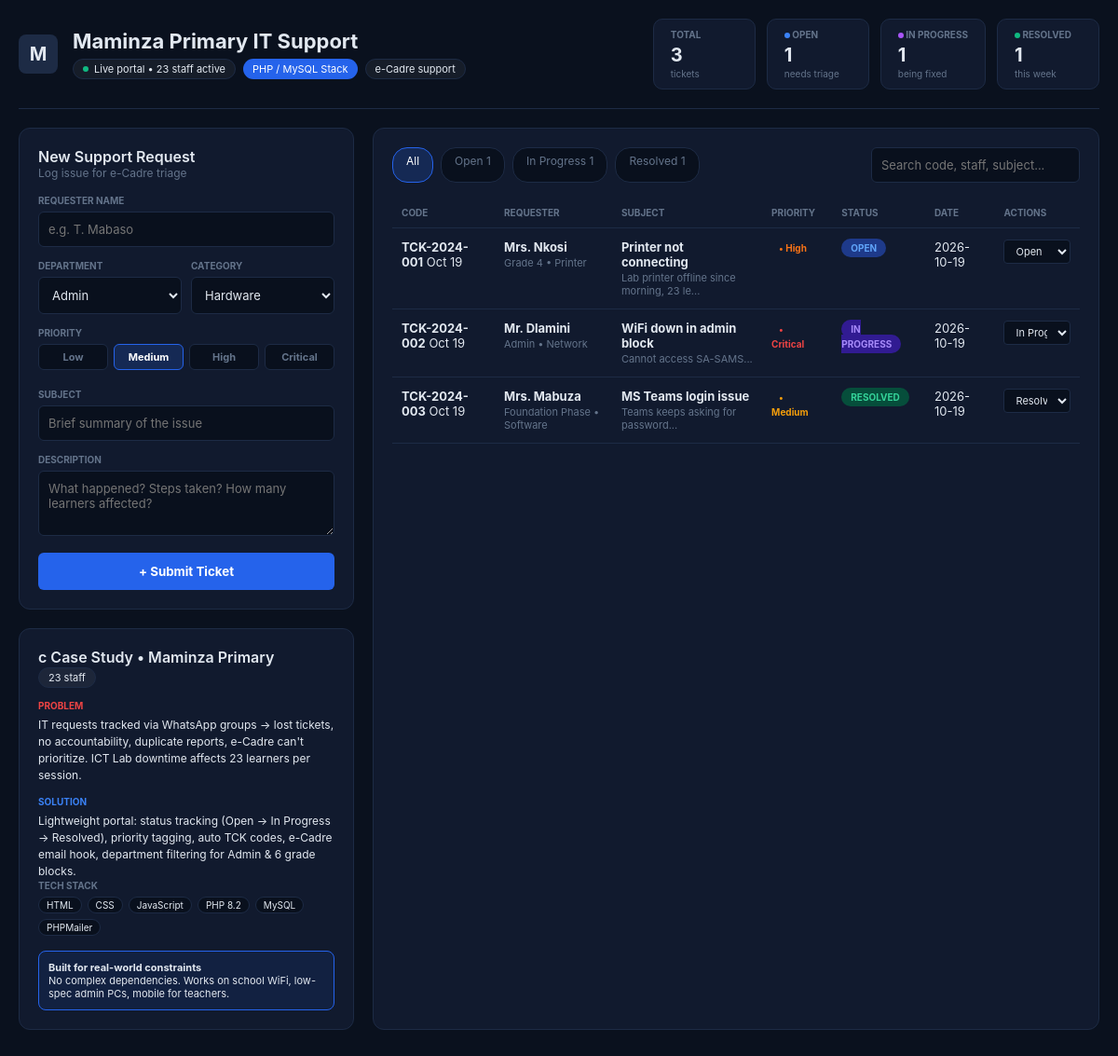
The page / on the database its author committed.
### tables this page shows
CREATE TABLE IF NOT EXISTS tickets (
  id INT AUTO_INCREMENT PRIMARY KEY,
  ticket_code VARCHAR(20) UNIQUE NOT NULL,
  requester_name VARCHAR(100) NOT NULL,
  department VARCHAR(100) NOT NULL,
  category ENUM('Hardware','Software','Network','Email','Printer','Other') NOT NULL,
  priority ENUM('Low','Medium','High','Critical') NOT NULL DEFAULT 'Medium',
  subject VARCHAR(255) NOT NULL,
  description TEXT NOT NULL,
  status ENUM('Open','In Progress','Resolved','Closed') NOT NULL DEFAULT 'Open',
  assigned_to VARCHAR(100) DEFAULT 'e-Cadre Support',
  created_at TIMESTAMP DEFAULT CURRENT_TIMESTAMP,
  updated_at TIMESTAMP DEFAULT CURRENT_TIMESTAMP ON UPDATE CURRENT_TIMESTAMP
);

### index.php (the view, shortened to what this page needs)
<?php
require 'config.php';
$stmt = $pdo->query("SELECT status, COUNT(*) as c FROM tickets GROUP BY status");
$stats = $stmt->fetchAll(PDO::FETCH_KEY_PAIR);
$total = array_sum($stats);
$statusFilter = $_GET['status'] ?? '';
$searchQuery = $_GET['search'] ?? '';
$sql = "SELECT * FROM tickets WHERE status != 'Closed'";
$params = [];
$sql .= " ORDER BY created_at DESC";
$stmt = $pdo->prepare($sql);
$stmt->execute($params);
$tickets = $stmt->fetchAll();
?>
<!DOCTYPE html>
<html lang="en">
<head>
    <link rel="stylesheet" href="style.css">
</head>
<body>
    <div class="dashboard-wrapper">
        <header class="dashboard-header">
            <div class="header-brand">
                <div class="logo-box">M</div>
                <div>
                    <h1>Maminza Primary IT Support</h1>
                    <div class="badges">
                        <span class="badge-pill active"><span class="dot green"></span> Live portal • 23 staff active</span>
                        <span class="badge-pill blue">PHP / MySQL Stack</span>
                        <span class="badge-pill outline">e-Cadre support</span>
                    </div>
                </div>
            </div>
            <div class="header-stats">
                <div class="stat-card">
                    <span class="label">TOTAL</span>
                    <span class="value"><?= $total ?></span>
                    <span class="subtext">tickets</span>
                </div>
                <div class="stat-card">
                    <span class="label"><span class="dot blue"></span> OPEN</span>
                    <span class="value"><?= $stats['Open'] ?? 0 ?></span>
                    <span class="subtext">needs triage</span>
                </div>
                <div class="stat-card">
                    <span class="label"><span class="dot purple"></span> IN PROGRESS</span>
                    <span class="value"><?= $stats['In Progress'] ?? 0 ?></span>
                    <span class="subtext">being fixed</span>
                </div>
                <div class="stat-card">
                    <span class="label"><span class="dot green"></span> RESOLVED</span>
                    <span class="value"><?= $stats['Resolved'] ?? 0 ?></span>
                    <span class="subtext">this week</span>
                </div>
            </div>
        </header>
        <main class="dashboard-grid">
            <aside class="left-column">
                <section class="card-panel">
                    <div class="panel-header">
                        <div>
                            <h2>New Support Request</h2>
                            <p class="subtitle">Log issue for e-Cadre triage</p>
                        </div>
                    </div>
                    <form method="POST" class="ticket-form">
                        <div class="form-group">
                            <label>REQUESTER NAME</label>
                            <input type="text" name="name" placeholder="e.g. T. Mabaso" required>
                        </div>
                        <div class="form-row">
                            <div class="form-group">
                                <label>DEPARTMENT</label>
                                <select name="dept" required>
                                    <option value="Admin">Admin</option>
                                </select>
                            </div>
                            <div class="form-group">
                                <label>CATEGORY</label>
                                <select name="category" required>
                                    <option value="Hardware">Hardware</option>
                                </select>
                            </div>
                        </div>
                        <div class="form-group">
                            <label>PRIORITY</label>
                            <div class="priority-selector">
                                <label><input type="radio" name="priority" value="Low"> <span>Low</span></label>
                                <label><input type="radio" name="priority" value="Medium" checked> <span>Medium</span></label>
                                <label><input type="radio" name="priority" value="High"> <span>High</span></label>
                                <label><input type="radio" name="priority" value="Critical"> <span>Critical</span></label>
                            </div>
                        </div>
                        <div class="form-group">
                            <label>SUBJECT</label>
                            <input type="text" name="subject" placeholder="Brief summary of the issue" required>
                        </div>
                        <div class="form-group">
                            <label>DESCRIPTION</label>
                            <textarea name="desc" rows="3" placeholder="What happened? Steps taken? How many learners affected?" required></textarea>
                        </div>
                        <button type="submit" class="btn primary-btn">+ Submit Ticket</button>
                    </form>
                </section>
                <section class="card-panel case-study">
                    <div class="panel-header">
                        <h3><span class="icon">c</span> Case Study • Maminza Primary</h3>
                        <span class="badge-pill outline">23 staff</span>
                    </div>
                    <div class="timeline-item problem">
                        <strong class="title red">PROBLEM</strong>
                        <p>IT requests tracked via WhatsApp groups → lost tickets, no accountability, duplicate reports, e-Cadre can't prioritize. ICT Lab downtime affects 23 learners per session.</p>
                    </div>
                    <div class="timeline-item solution">
                        <strong class="title blue">SOLUTION</strong>
                        <p>Lightweight portal: status tracking (Open → In Progress → Resolved), priority tagging, auto TCK codes, e-Cadre email hook, department filtering for Admin & 6 grade blocks.</p>
                    </div>
                    <div class="tech-stack-section">
                        <strong class="title gray">TECH STACK</strong>
                        <div class="chips">
                            <span>HTML</span><span>CSS</span><span>JavaScript</span><span>PHP 8.2</span><span>MySQL</span><span>PHPMailer</span>
                        </div>
                    </div>
                    <div class="callout-box">
                        <strong>Built for real-world constraints</strong>
                        <p>No complex dependencies. Works on school WiFi, low-spec admin PCs, mobile for teachers.</p>
                    </div>
                </section>
            </aside>
            <section class="right-column card-panel">
                <div class="table-header">
                    <div class="filter-chips">
                        <a href="index.php" class="chip <?= !$statusFilter ? 'active' : '' ?>">All</a>
                        <a href="?status=Open" class="chip <?= $statusFilter === 'Open' ? 'active' : '' ?>">Open <?= isset($stats['Open']) ? $stats['Open'] : 0 ?></a>
                        <a href="?status=In Progress" class="chip <?= $statusFilter === 'In Progress' ? 'active' : '' ?>">In Progress <?= isset($stats['In Progress']) ? $stats['In Progress'] : 0 ?></a>
                        <a href="?status=Resolved" class="chip <?= $statusFilter === 'Resolved' ? 'active' : '' ?>">Resolved <?= isset($stats['Resolved']) ? $stats['Resolved'] : 0 ?></a>
                    </div>
                    <form method="GET" class="search-form">
                        <input type="text" name="search" placeholder="Search code, staff, subject..." value="<?= htmlspecialchars($searchQuery) ?>">
                    </form>
                </div>
                <div class="table-responsive">
                    <table>
                        <thead>
                            <tr>
                                <th>CODE</th>
                                <th>REQUESTER</th>
                                <th>SUBJECT</th>
                                <th>PRIORITY</th>
                                <th>STATUS</th>
                                <th>DATE</th>
                                <th>ACTIONS</th>
                            </tr>
                        </thead>
                        <tbody>
                            <?php if(empty($tickets)): ?>
                                <tr>
                                    <td colspan="7" class="text-center">No tickets found.</td>
                                </tr>
                            <?php else: ?>
                                <?php foreach($tickets as $t): ?>
                                    <tr>
                                        <td class="code-cell">
                                            <strong><?= htmlspecialchars($t['ticket_code']) ?></strong>
                                            <span class="time-ago"><?= date('M d', strtotime($t['created_at'])) ?></span>
                                        </td>
                                        <td>
                                            <strong><?= htmlspecialchars($t['requester_name']) ?></strong>
                                            <div class="subtext"><?= htmlspecialchars($t['department']) ?> • <?= htmlspecialchars($t['category']) ?></div>
                                        </td>
                                        <td>
                                            <strong><?= htmlspecialchars($t['subject']) ?></strong>
                                            <div class="subtext"><?= htmlspecialchars(substr($t['description'], 0, 40)) ?>...</div>
                                        </td>
                                        <td>
                                            <span class="priority-badge priority-<?= strtolower($t['priority']) ?>">
                                                • <?= htmlspecialchars($t['priority']) ?>
                                            </span>
                                        </td>
                                        <td>
                                            <span class="status-badge status-<?= str_replace(' ', '-', strtolower($t['status'])) ?>">
                                                <?= htmlspecialchars($t['status']) ?>
                                            </span>
                                        </td>
                                        <td><?= date('Y-m-d', strtotime($t['created_at'])) ?></td>
                                        <td>
                                            <form method="POST" style="display:inline-block;">
                                                <select name="status" onchange="this.form.submit()" class="status-dropdown">
                                                    <option value="Open" <?= $t['status'] === 'Open' ? 'selected' : '' ?>>Open</option>
                                                    <option value="In Progress" <?= $t['status'] === 'In Progress' ? 'selected' : '' ?>>In Progress</option>
                                                    <option value="Resolved" <?= $t['status'] === 'Resolved' ? 'selected' : '' ?>>Resolved</option>
                                                </select>
                                            </form>
                                        </td>
                                    </tr>
                                <?php endforeach; ?>
                            <?php endif; ?>
                        </tbody>
                    </table>
                </div>
            </section>
        </main>
    </div>
</body>
</html>

### rows shown on the page
tickets: ticket_code "TCK-2024-001", created_at "Oct 19", requester_name "Mrs. Nkosi", department "Grade 4", category "Printer", subject "Printer not connecting", description "Lab printer offline since morning, 23 le", priority "High", status "OPEN", created_at "2026-10-19", status "Open"
tickets: ticket_code "TCK-2024-002", created_at "Oct 19", requester_name "Mr. Dlamini", department "Admin", category "Network", subject "WiFi down in admin block", description "Cannot access SA-SAMS", priority "Critical", status "IN PROGRESS", created_at "2026-10-19", status "In Progress"
tickets: ticket_code "TCK-2024-003", created_at "Oct 19", requester_name "Mrs. Mabuza", department "Foundation Phase", category "Software", subject "MS Teams login issue", description "Teams keeps asking for password", priority "Medium", status "RESOLVED", created_at "2026-10-19", status "Resolved"

### other values the page prints
$total "3"
$stats['Open'] "1"
$stats['In Progress'] "1"
$stats['Resolved'] "1"
